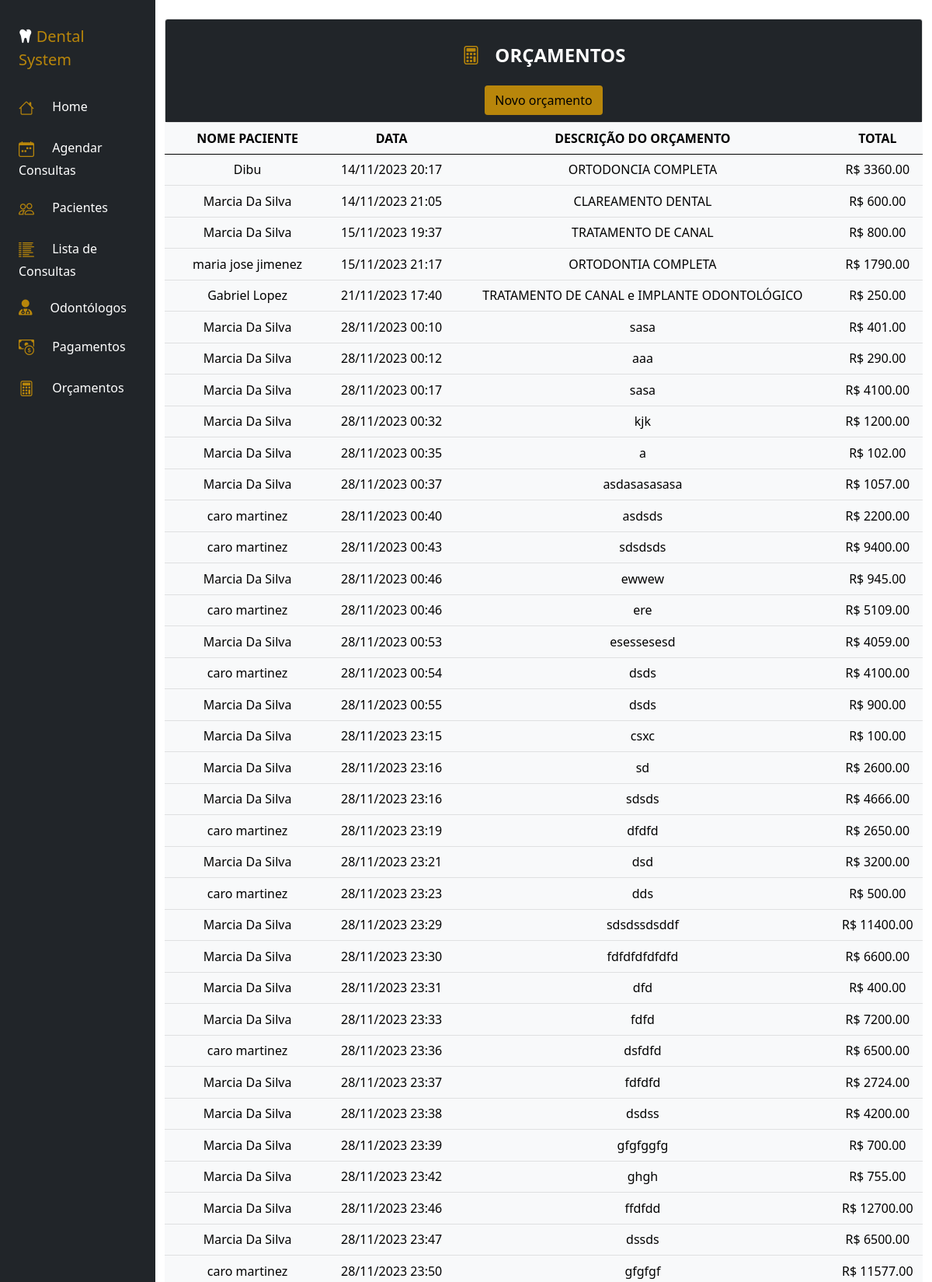
The app's page /secretaria/orcamentos.php (signed in, upper part) with its own data.
### tables this page shows
CREATE TABLE `orcamentos` (
  `id` int(11) NOT NULL,
  `data` datetime NOT NULL,
  `idpaciente` int(11) NOT NULL,
  `descripcao_orc` varchar(255) NOT NULL,
  `monto` decimal(10,2) NOT NULL
);

CREATE TABLE `pacientes` (
  `idpaciente` int(11) NOT NULL,
  `nome_paciente` varchar(100) NOT NULL,
  `sexo` varchar(50) NOT NULL,
  `data_nascimento` date NOT NULL,
  `cpf` varchar(50) NOT NULL,
  `email` varchar(50) NOT NULL,
  `telefone` varchar(50) NOT NULL
);

### secretaria/orcamentos.php (the view, shortened to what this page needs)
<?php
    include('menusecretaria.php');
?>
<!doctype html>
<html lang="pt">
<head>
  <link href="https://cdn.jsdelivr.net/npm/bootstrap@5.0.2/dist/css/bootstrap.min.css" rel="stylesheet"
>
</head>
<body>
  <div class="col d-flex flex-column h-sm-100">
      <main class="row overflow">
          <div class="col pt-4">
              <div class="card  ">
                  <div class="card-header bg-dark text-white  text-center">
                      <br />
                      <h4 class="my-0 fw-normal"><b> <i class="bi bi-calculator" style="color:Darkgoldenrod"></i>
                              </svg>&nbsp;&nbsp;ORÇAMENTOS</b></h4><br />
                      <button type="button" class="btn btn-outline-link" style="background:Darkgoldenrod; "
                         ><a href="../secretaria/orcamento_proc/novo_orcamento.php" style="text-decoration: none;color:black;">Novo orçamento</a></button>
                      </div>
                  </div>
                  <div class="table-responsive">
                      <table class="table table-light text-center">
                          <thead>
                              <tr>
                                  <th scope="col">NOME PACIENTE</th>
                                  <th scope="col">DATA</th>
                                  <th scope="col">DESCRIÇÃO DO ORÇAMENTO</th>
                                  <th scope="col">TOTAL</th>
                              </tr>
                          </thead>
                          <tbody>
                          <?php
                                include '../conexao.php';
                                $pesquisa = mysqli_query($conexao, "SELECT * FROM orcamentos o
                                INNER JOIN pacientes p ON p.idpaciente = o.idpaciente
                                INNER JOIN detalle d ON d.id = o.id
                                ");
                                $row = mysqli_num_rows($pesquisa);
                                if ($row > 0) {
                                    while ($registro = $pesquisa->fetch_array()) {
                                        echo '<tr>';
                                        echo '<tr>';
                                        echo '<td>' . $registro['nome_paciente'] . '</td>';
                                        $data_hora_formatada = date('d/m/Y H:i', strtotime($registro['data']));
                                        echo '<td>' . $data_hora_formatada . '</td>';
                                        echo '<td>' . $registro['descripcao_orc'] . '</td>';
                                        echo '<td> R$ ' . $registro['monto'] . '</td>';
                                        echo '</tr>';
                                    }
                                } else {
                                    echo "Não há orçamentos cadastrados!";
                                }
                          ?>
                          </tbody>
                      </table>
                  </div>
              </div>
          </div>
</body>
</html>

### secretaria/secretaria.css (style rules this page uses)
@media (min-width:575px) { .h-sm-100 { height:auto; } }

### records on screen
orcamentos: idpaciente.nome_paciente "Dibu", data "14/11/2023 20:17", descripcao_orc "ORTODONCIA COMPLETA", monto "3360.00"
orcamentos: idpaciente.nome_paciente "Marcia Da Silva", data "14/11/2023 21:05", descripcao_orc "CLAREAMENTO DENTAL", monto "600.00"
orcamentos: idpaciente.nome_paciente "Marcia Da Silva", data "15/11/2023 19:37", descripcao_orc "TRATAMENTO DE CANAL", monto "800.00"
orcamentos: idpaciente.nome_paciente "maria jose jimenez", data "15/11/2023 21:17", descripcao_orc "ORTODONTIA COMPLETA", monto "1790.00"
orcamentos: idpaciente.nome_paciente "Gabriel Lopez", data "21/11/2023 17:40", descripcao_orc "TRATAMENTO DE CANAL e IMPLANTE ODONTOLÓGICO", monto "250.00"
orcamentos: idpaciente.nome_paciente "Marcia Da Silva", data "28/11/2023 00:10", descripcao_orc "sasa", monto "401.00"
orcamentos: idpaciente.nome_paciente "Marcia Da Silva", data "28/11/2023 00:12", descripcao_orc "aaa", monto "290.00"
orcamentos: idpaciente.nome_paciente "Marcia Da Silva", data "28/11/2023 00:17", descripcao_orc "sasa", monto "4100.00"
orcamentos: idpaciente.nome_paciente "Marcia Da Silva", data "28/11/2023 00:32", descripcao_orc "kjk", monto "1200.00"
orcamentos: idpaciente.nome_paciente "Marcia Da Silva", data "28/11/2023 00:35", descripcao_orc "a", monto "102.00"
orcamentos: idpaciente.nome_paciente "Marcia Da Silva", data "28/11/2023 00:37", descripcao_orc "asdasasasasa", monto "1057.00"
orcamentos: idpaciente.nome_paciente "caro martinez", data "28/11/2023 00:40", descripcao_orc "asdsds", monto "2200.00"
orcamentos: idpaciente.nome_paciente "caro martinez", data "28/11/2023 00:43", descripcao_orc "sdsdsds", monto "9400.00"
orcamentos: idpaciente.nome_paciente "Marcia Da Silva", data "28/11/2023 00:46", descripcao_orc "ewwew", monto "945.00"
orcamentos: idpaciente.nome_paciente "caro martinez", data "28/11/2023 00:46", descripcao_orc "ere", monto "5109.00"
orcamentos: idpaciente.nome_paciente "Marcia Da Silva", data "28/11/2023 00:53", descripcao_orc "esessesesd", monto "4059.00"
orcamentos: idpaciente.nome_paciente "caro martinez", data "28/11/2023 00:54", descripcao_orc "dsds", monto "4100.00"
orcamentos: idpaciente.nome_paciente "Marcia Da Silva", data "28/11/2023 00:55", descripcao_orc "dsds", monto "900.00"
orcamentos: idpaciente.nome_paciente "Marcia Da Silva", data "28/11/2023 23:15", descripcao_orc "csxc", monto "100.00"
orcamentos: idpaciente.nome_paciente "Marcia Da Silva", data "28/11/2023 23:16", descripcao_orc "sd", monto "2600.00"
orcamentos: idpaciente.nome_paciente "Marcia Da Silva", data "28/11/2023 23:16", descripcao_orc "sdsds", monto "4666.00"
orcamentos: idpaciente.nome_paciente "caro martinez", data "28/11/2023 23:19", descripcao_orc "dfdfd", monto "2650.00"
orcamentos: idpaciente.nome_paciente "Marcia Da Silva", data "28/11/2023 23:21", descripcao_orc "dsd", monto "3200.00"
orcamentos: idpaciente.nome_paciente "caro martinez", data "28/11/2023 23:23", descripcao_orc "dds", monto "500.00"
orcamentos: idpaciente.nome_paciente "Marcia Da Silva", data "28/11/2023 23:29", descripcao_orc "sdsdssdsddf", monto "11400.00"
orcamentos: idpaciente.nome_paciente "Marcia Da Silva", data "28/11/2023 23:30", descripcao_orc "fdfdfdfdfdfd", monto "6600.00"
orcamentos: idpaciente.nome_paciente "Marcia Da Silva", data "28/11/2023 23:31", descripcao_orc "dfd", monto "400.00"
orcamentos: idpaciente.nome_paciente "Marcia Da Silva", data "28/11/2023 23:33", descripcao_orc "fdfd", monto "7200.00"
orcamentos: idpaciente.nome_paciente "caro martinez", data "28/11/2023 23:36", descripcao_orc "dsfdfd", monto "6500.00"
orcamentos: idpaciente.nome_paciente "Marcia Da Silva", data "28/11/2023 23:37", descripcao_orc "fdfdfd", monto "2724.00"
orcamentos: idpaciente.nome_paciente "Marcia Da Silva", data "28/11/2023 23:38", descripcao_orc "dsdss", monto "4200.00"
orcamentos: idpaciente.nome_paciente "Marcia Da Silva", data "28/11/2023 23:39", descripcao_orc "gfgfggfg", monto "700.00"
orcamentos: idpaciente.nome_paciente "Marcia Da Silva", data "28/11/2023 23:42", descripcao_orc "ghgh", monto "755.00"
orcamentos: idpaciente.nome_paciente "Marcia Da Silva", data "28/11/2023 23:46", descripcao_orc "ffdfdd", monto "12700.00"
orcamentos: idpaciente.nome_paciente "Marcia Da Silva", data "28/11/2023 23:47", descripcao_orc "dssds", monto "6500.00"
orcamentos: idpaciente.nome_paciente "caro martinez", data "28/11/2023 23:50", descripcao_orc "gfgfgf", monto "11577.00"
